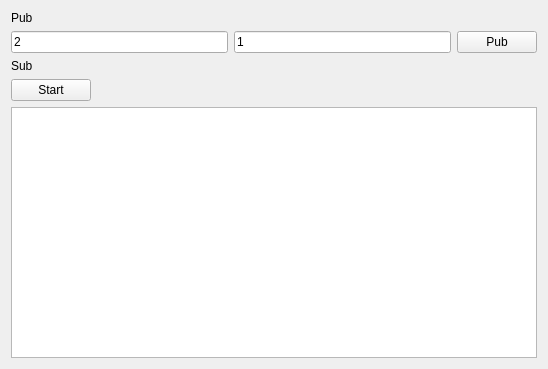
<?xml version="1.0" encoding="UTF-8"?>
<ui version="4.0">
 <class>MainWindow</class>
 <widget class="QMainWindow" name="MainWindow">
  <property name="geometry">
   <rect>
    <x>0</x>
    <y>0</y>
    <width>548</width>
    <height>369</height>
   </rect>
  </property>
  <property name="windowTitle">
   <string>MainWindow</string>
  </property>
  <widget class="QWidget" name="centralWidget">
   <layout class="QVBoxLayout" name="verticalLayout">
    <item>
     <widget class="QLabel" name="label">
      <property name="text">
       <string>Pub</string>
      </property>
     </widget>
    </item>
    <item>
     <layout class="QHBoxLayout" name="horizontalLayout">
      <item>
       <widget class="QLineEdit" name="linear">
        <property name="text">
         <string>2</string>
        </property>
       </widget>
      </item>
      <item>
       <widget class="QLineEdit" name="angular">
        <property name="text">
         <string>1</string>
        </property>
       </widget>
      </item>
      <item>
       <widget class="QPushButton" name="pub">
        <property name="text">
         <string>Pub</string>
        </property>
       </widget>
      </item>
     </layout>
    </item>
    <item>
     <widget class="QLabel" name="label_2">
      <property name="text">
       <string>Sub</string>
      </property>
     </widget>
    </item>
    <item>
     <layout class="QHBoxLayout" name="horizontalLayout_2">
      <item>
       <widget class="QPushButton" name="sub">
        <property name="text">
         <string>Start</string>
        </property>
       </widget>
      </item>
      <item>
       <spacer name="horizontalSpacer">
        <property name="orientation">
         <enum>Qt::Horizontal</enum>
        </property>
        <property name="sizeHint" stdset="0">
         <size>
          <width>40</width>
          <height>20</height>
         </size>
        </property>
       </spacer>
      </item>
     </layout>
    </item>
    <item>
     <widget class="QTextEdit" name="pose"/>
    </item>
   </layout>
  </widget>
 </widget>
 <layoutdefault spacing="6" margin="11"/>
 <resources/>
 <connections/>
</ui>
